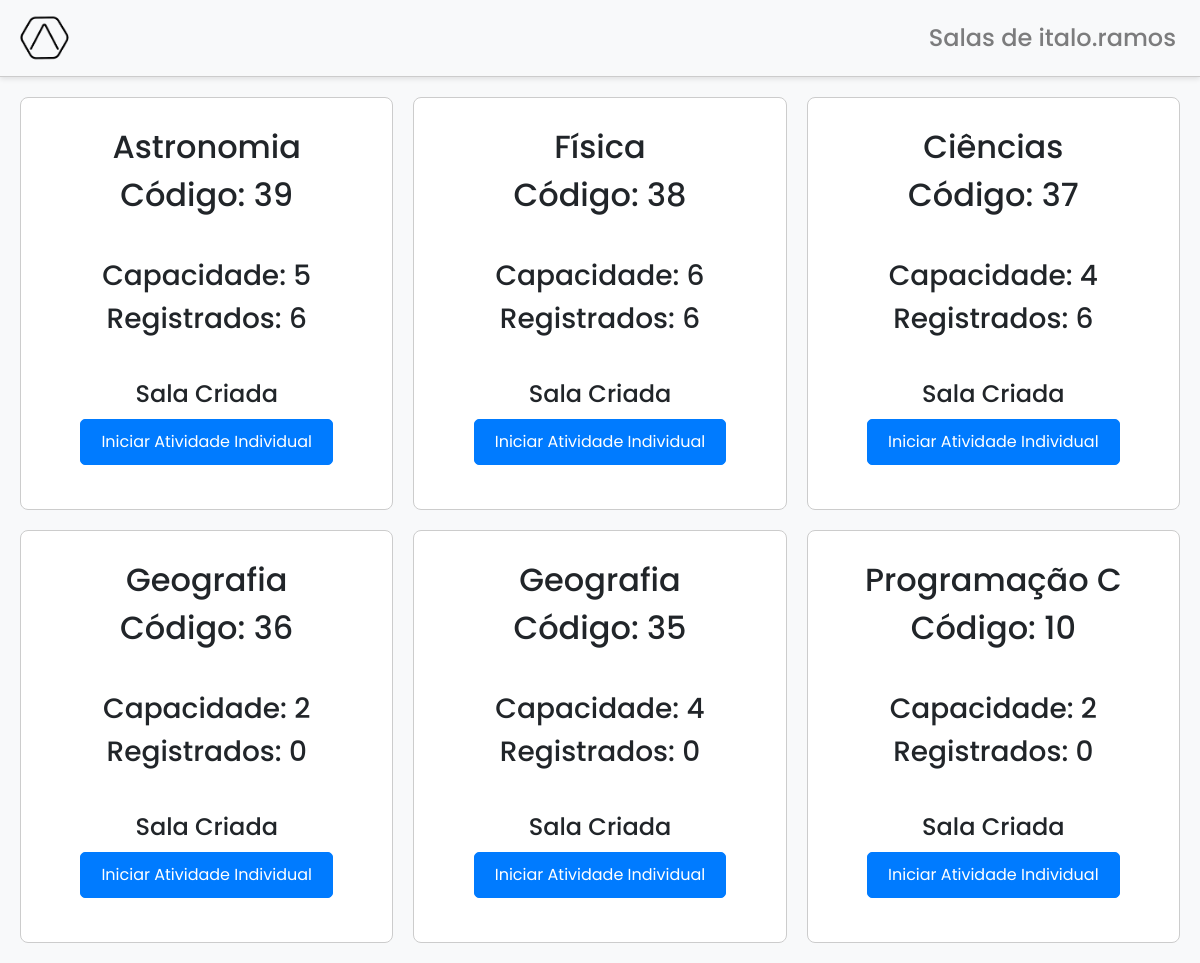
Screenshot of /telas/iniciacao_partida.php (signed in) with the database file from the repository.
### tables this page shows
CREATE TABLE `sala` (
  `chaveAcesso` int(6) NOT NULL,
  `atividade` text NOT NULL,
  `observacao` text DEFAULT NULL,
  `arquivo` varchar(1000) DEFAULT NULL,
  `nome` varchar(45) NOT NULL,
  `qntUsers` int(3) NOT NULL,
  `fk_situacao` int(6) NOT NULL DEFAULT 1
);

CREATE TABLE `situacao` (
  `idSituacao` int(6) NOT NULL,
  `statusSituacao` varchar(100) NOT NULL,
  `descricaoSituacao` varchar(200) NOT NULL
);

### regra/regra_iniciacao_partida.php (called while the page is built, shortened)
<?php
$sql_select = "SELECT * FROM sala AS s
        INNER JOIN sala_usuario AS su
        INNER JOIN situacao si
        ON s.chaveAcesso = su.fk_sala
        AND s.fk_situacao = si.idSituacao
        WHERE su.fk_usuario = '{$_SESSION['nickname']}'
        AND su.tipoUsuario	= 'criador'
        ORDER BY s.chaveAcesso DESC";
$sql_resultado = buscar_dados($con, $sql_select);
function contaParticipantes($chave, $con)
{
    $comando = "SELECT COUNT(*) from sala_usuario WHERE fk_sala = '$chave' AND tipoUsuario = 'participante'";
    $qtde_users = mysqli_query($con, $comando);
    if ($qtde_users) {
        $row = mysqli_fetch_row($qtde_users);
        return $row[0];
    } else {
        error_log("\n Erro na consulta SQL (contar participantes): " . mysqli_error($con), 3, "file.log");
        return 0;
    }
}

### telas/conexao.php (called while the page is built, shortened)
<?php
    function buscar_dados($conexao, $comando){
        $resultado = mysqli_query($conexao, $comando);
        $dados = [];
        while($dado = mysqli_fetch_assoc($resultado)){
            $dados[] = $dado;
        }
        return $dados;
    }
    ?>

### telas/iniciacao_partida.php (the view, shortened to what this page needs)
<?php
require('conexao.php');
require('../regra/regra_iniciacao_partida.php');
?>
<!DOCTYPE html>
<html lang="pt-BR">
<head>
    <link rel="stylesheet" href="https://cdn.jsdelivr.net/npm/bootstrap@4.5.2/dist/css/bootstrap.min.css">
    <link rel="stylesheet" href="https://cdnjs.cloudflare.com/ajax/libs/font-awesome/6.2.0/css/all.min.css">
</head>
<body>
    <nav class="navbar navbar-expand-lg navbar-light">
        <a class="navbar-brand" href="tela_inicial.php">
            <img src="./img/logo_preta.png" alt="Logo do ApuriShare">
        </a>
        <div class="navbar-nav ml-auto">
            <?php
            echo "<h4><a class='nav-link' href='iniciacao_partida.php'>Salas de {$_SESSION['nickname']}</a></h4>";
            ?>
        </div>
    </nav>
    <div class="grid">
        <?php foreach ($sql_resultado as $dados) :
            $registrados = contaParticipantes($dados['chaveAcesso'], $con)
        ?>
            <div class="table-cell">
                <form action="iniciacao_partida.php" method="POST">
                    <div class="centro">
                        <h2><?php echo $dados['nome']; ?></h2>
                        <h2>Código: <?php echo $dados['chaveAcesso'] ?></h2>
                        <br>
                        <h3>Capacidade: <?php echo $dados['qntUsers']; ?></h3>
                        <h3>Registrados: <?php echo $registrados; ?></h3>
                        <br>
                        <h4><?php echo $dados['statusSituacao'] ?></h4>
                        <input type="submit" value="<?php echo $dados['descricaoSituacao'] ?>" name="btnIniciar" class="btn btn-iniciar">
                        <br><br>
                    </div>
                </form>
            </div>
        <?php endforeach ?>
    </div>
</body>
</html>

### telas/iniciacao_partida.php (style rules this page uses)
body { font-family: 'Poppins', sans-serif; background-color: #f8f9fa; margin: 0; padding: 0; }
.navbar { border-bottom: 1px solid #ccc; box-shadow: 0px 2px 5px rgba(0, 0, 0, 0.1); }
.navbar-brand img { max-height: 50px; }
.navbar h4 { color: #ffffff; margin: 0; padding: 0; }
.grid { display: grid; grid-template-columns: repeat(auto-fill, minmax(300px, 1fr)); gap: 20px; padding: 20px; }
.table-cell { background-color: #ffffff; border: 1px solid #ccc; border-radius: 8px; padding: 20px; text-align: center; transition: box-shadow 0.3s; }
.centro { text-align: center; }
h2, h3, h4 { margin: 10px 0; }
.btn-iniciar { background-color: #007bff; color: #ffffff; border: 1px solid #007bff; padding: 10px 20px; border-radius: 5px; cursor: pointer; transition: background-color 0.3s; }

### rows the page displays
sala: nome "Astronomia", chaveAcesso "39", qntUsers "5", registrados "6", fk_situacao.statusSituacao "Sala Criada", btnIniciar "Iniciar Atividade Individual"
sala: nome "Fí­sica", chaveAcesso "38", qntUsers "6", registrados "6", fk_situacao.statusSituacao "Sala Criada", btnIniciar "Iniciar Atividade Individual"
sala: nome "Ciências", chaveAcesso "37", qntUsers "4", registrados "6", fk_situacao.statusSituacao "Sala Criada", btnIniciar "Iniciar Atividade Individual"
sala: nome "Geografia", chaveAcesso "36", qntUsers "2", registrados "0", fk_situacao.statusSituacao "Sala Criada", btnIniciar "Iniciar Atividade Individual"
sala: nome "Geografia", chaveAcesso "35", qntUsers "4", registrados "0", fk_situacao.statusSituacao "Sala Criada", btnIniciar "Iniciar Atividade Individual"
sala: nome "Programação C", chaveAcesso "10", qntUsers "2", registrados "0", fk_situacao.statusSituacao "Sala Criada", btnIniciar "Iniciar Atividade Individual"

### other values shown
$_SESSION['nickname'] "italo.ramos"
